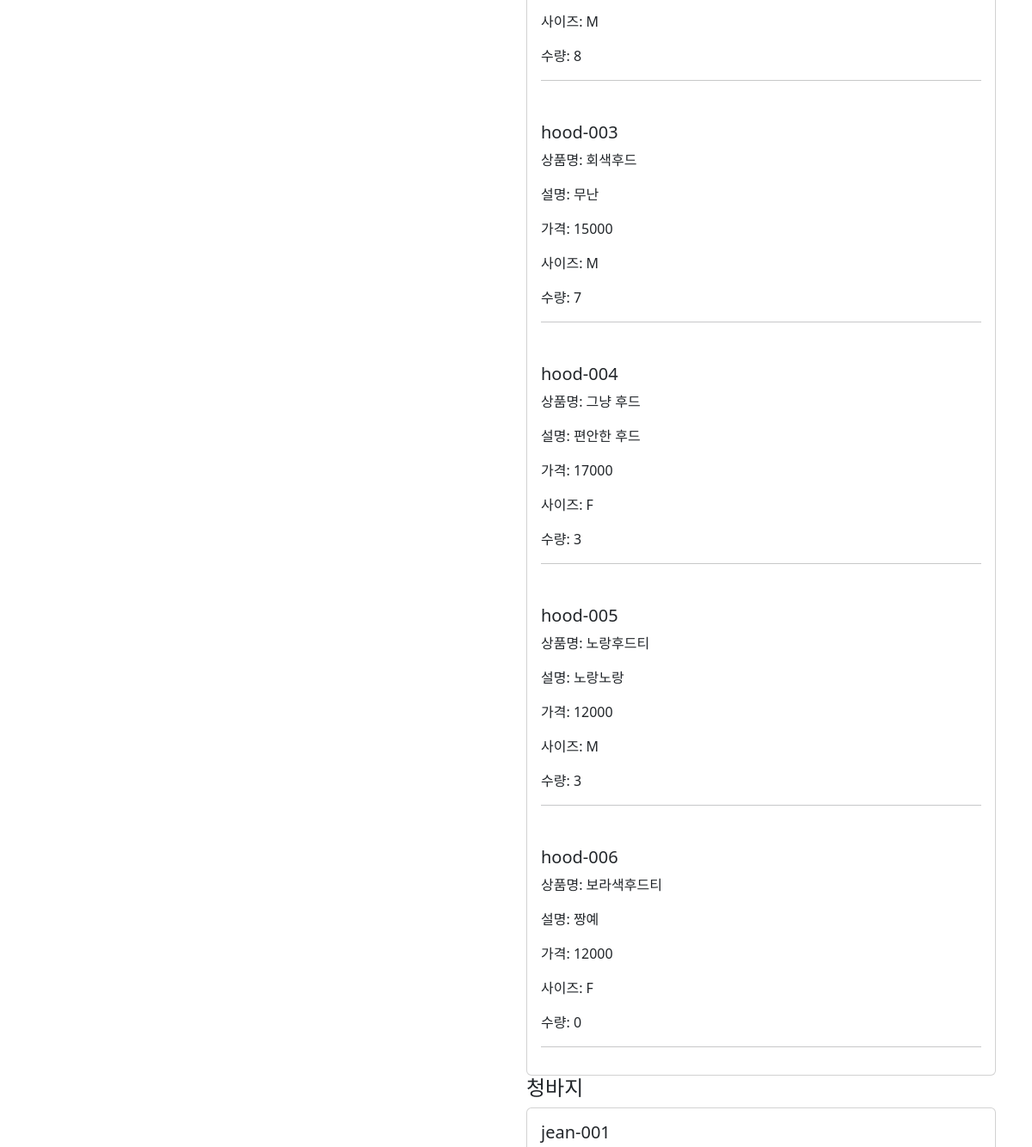
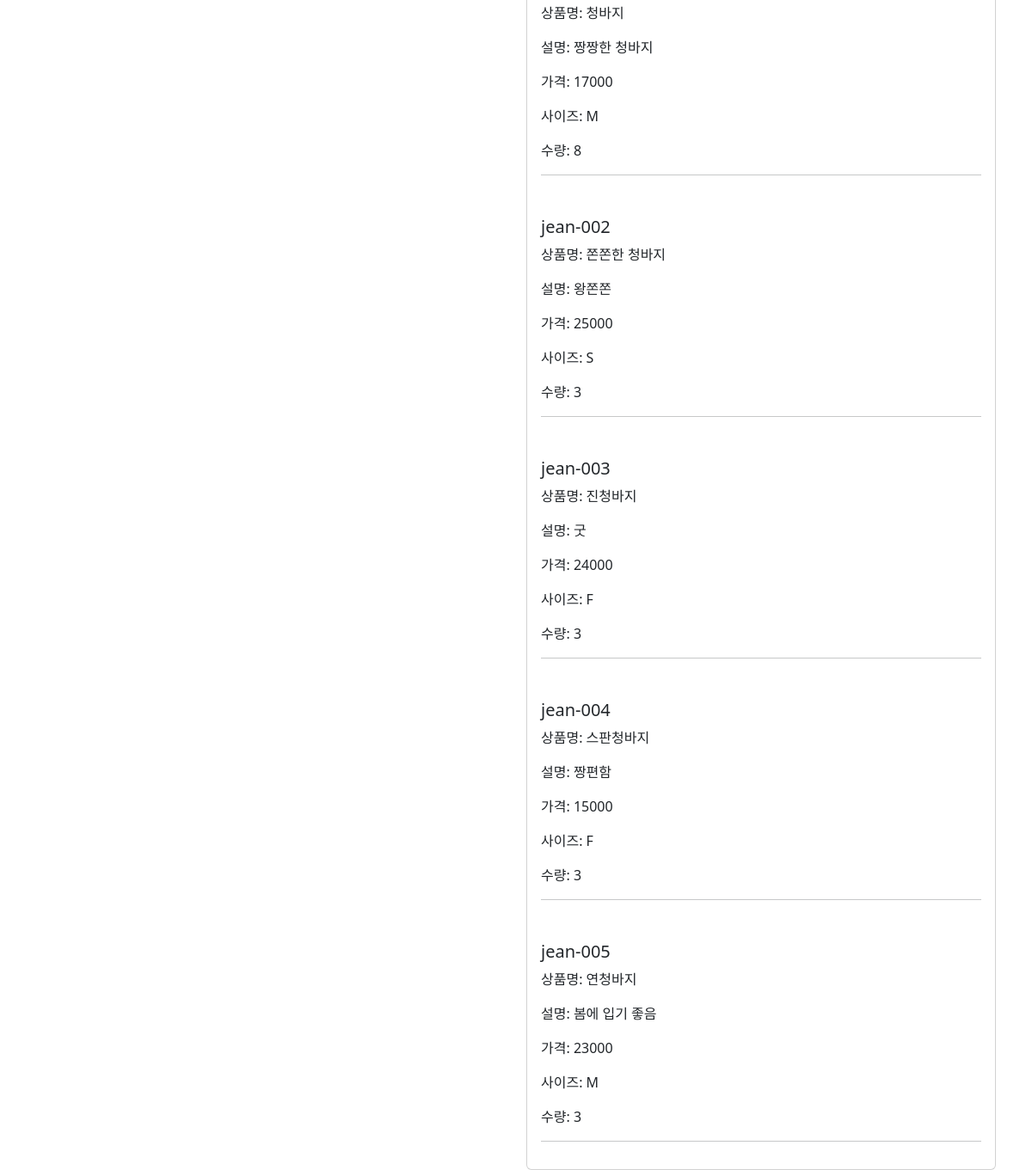
/product-list/ (signed in, lower part), run on an earlier commit of the app's database (2 pictures, top to bottom).
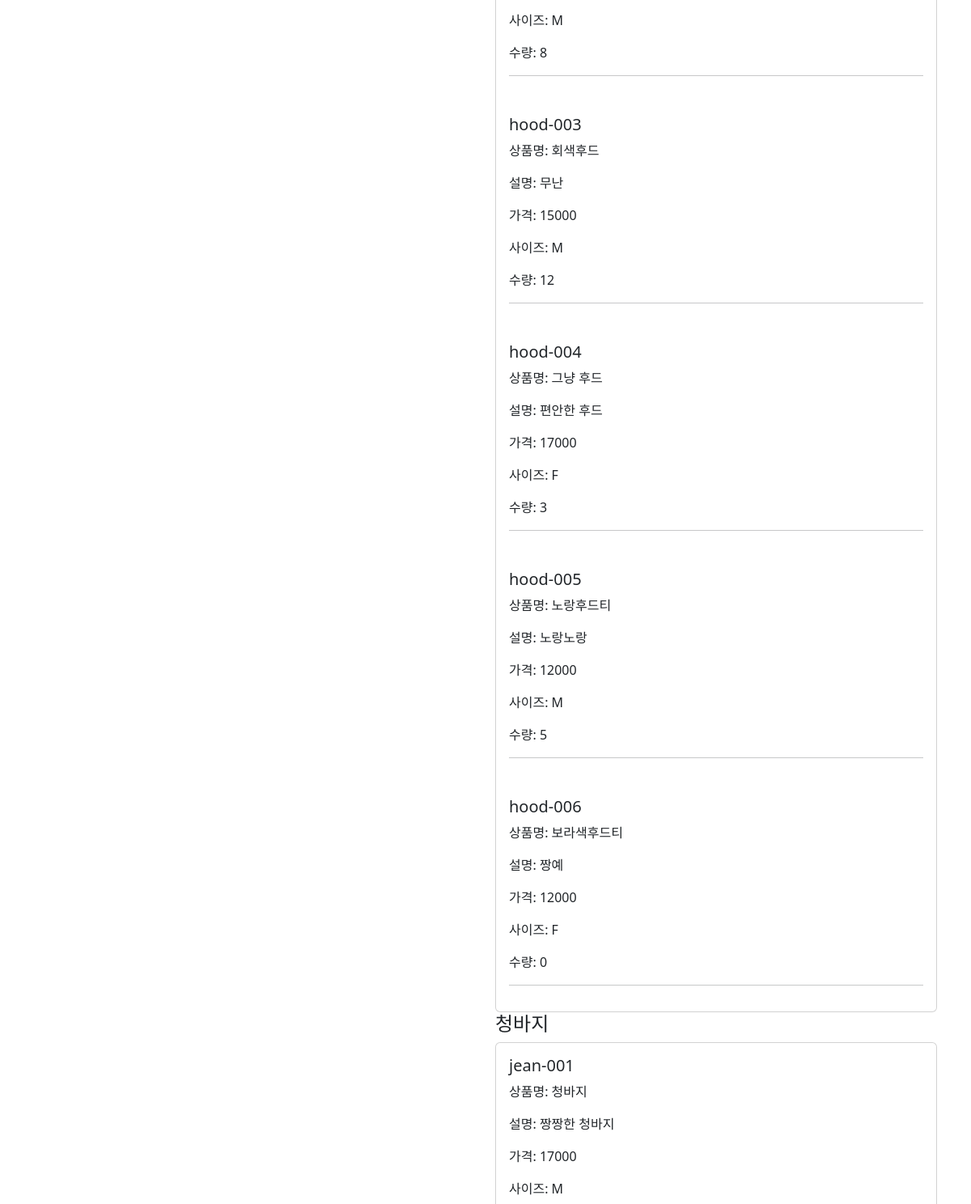
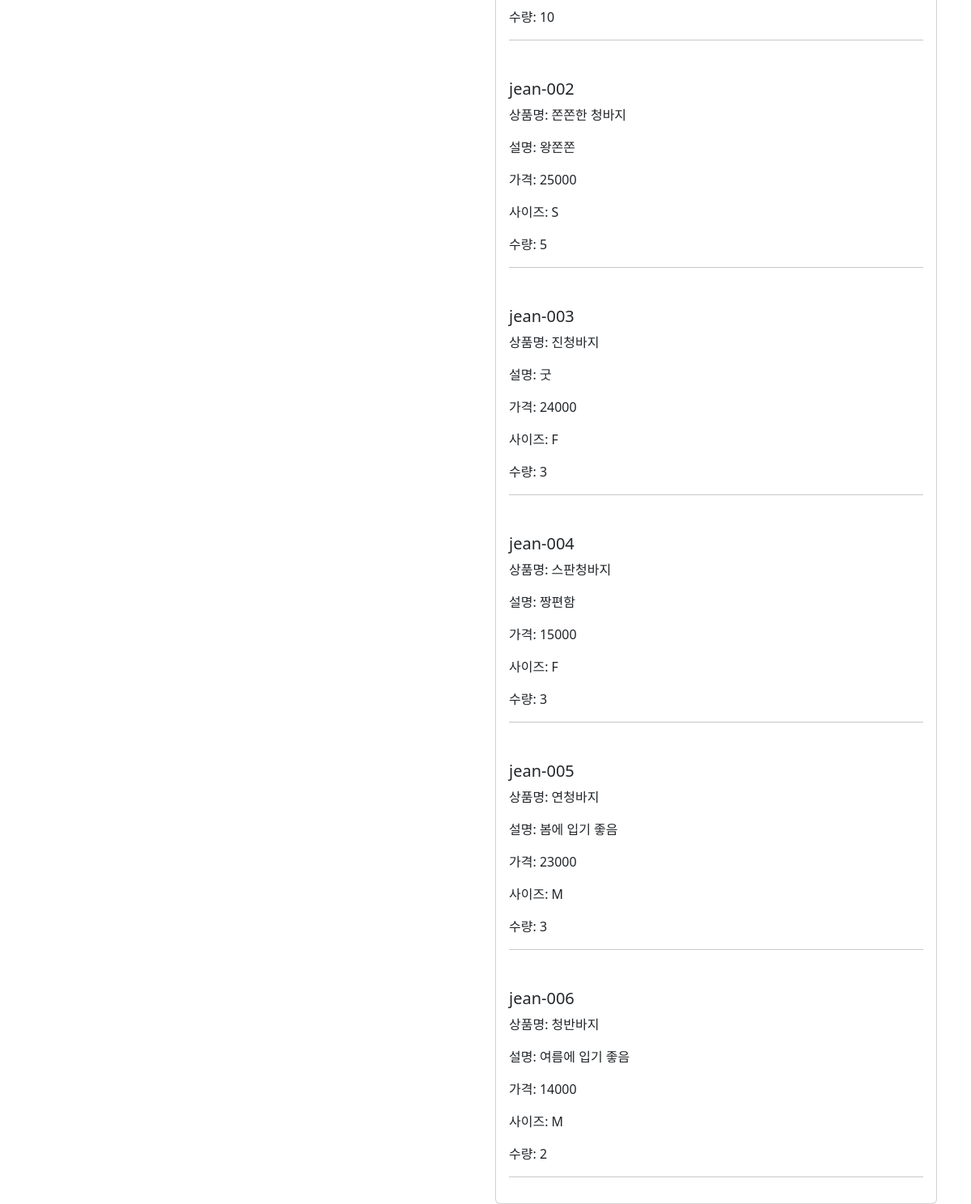
And on a later commit of the database (2 pictures, top to bottom).
### erp/models.py (models this page shows, shortened)
class Product(models.Model):
    class Meta:
        db_table = "product"
        verbose_name = "상품"
    code = models.CharField(max_length=32, null=False, verbose_name='상품코드')
    name = models.CharField(max_length=32, null=False, verbose_name='상품명')
    description = models.TextField(max_length=256, verbose_name='상품설명')
    price = models.IntegerField(verbose_name='상품가격')
    sizes = (
        ('S', 'Small'),
        ('M', 'Medium'),
        ('L', 'Large'),
        ('F', 'Free'),
    )
    size = models.CharField(choices=sizes, max_length=1, verbose_name='상품사이즈')
    quantity = models.IntegerField(default=0)

### erp/views.py (the view)
# urls.py: path('product-list/', views.product_list, name='product-list'),
@login_required
def product_list(request):
    if request.method == 'GET':
        all_products = Product.objects.all().order_by('code')
        return render(request, 'erp/product_list.html', {'products': all_products})

### templates/erp/product_list.html (shortened to what this page needs)
{% extends 'base.html' %}
{% block content %}
<div class="container">
    <div class="row">
        <div class="col">
        </div>
        <div class="col">
            <div class="card">
                {% for product in products %}
                {% if 'hood' in product.code %}
                <div class="card-body">
                    <h5 class="card-title">{{ product.code }}</h5>
                    <p class="card-text">상품명: {{ product.name }}</p>
                    <p class="card-text">설명: {{ product.description }}</p>
                    <p class="card-text">가격: {{ product.price }}</p>
                    <p class="card-text">사이즈: {{ product.size }}</p>
                    <p class="card-text">수량: {{ product.quantity }}</p>
                    <hr>
                </div>
                {% endif %}
                {% endfor %}
            </div>
            <h4 id="list-item-2">청바지</h4>
            <div class="card">
                {% for product in products %}
                {% if 'jean' in product.code %}
                <div class="card-body">
                    <h5 class="card-title">{{ product.code }}</h5>
                    <p class="card-text">상품명: {{ product.name }}</p>
                    <p class="card-text">설명: {{ product.description }}</p>
                    <p class="card-text">가격: {{ product.price }}</p>
                    <p class="card-text">사이즈: {{ product.size }}</p>
                    <p class="card-text">수량: {{ product.quantity }}</p>
                    <hr>
                </div>
                {% endif %}
                {% endfor %}
            </div>
        </div>
    </div>
</div>
{% endblock %}

### templates/base.html (shortened to what this page needs)
<!DOCTYPE html>
<html lang="en">
<head>
    <link href="https://cdn.jsdelivr.net/npm/bootstrap@5.3.0-alpha3/dist/css/bootstrap.min.css" rel="stylesheet"
>
</head>
<body>
    {% block content %}
    {% endblock %}
</body>
</html>

What changed in the data, as far as the page shows it:
changed Product "hood-003": quantity "7" → "12"
changed Product "hood-005": quantity "3" → "5"
changed Product "jean-001": quantity "8" → "10"
changed Product "jean-002": quantity "3" → "5"
added Product: code "jean-006", name "청반바지", description "여름에 입기 좋음", price "14000", size "M", quantity "2", shown under "청바지"
